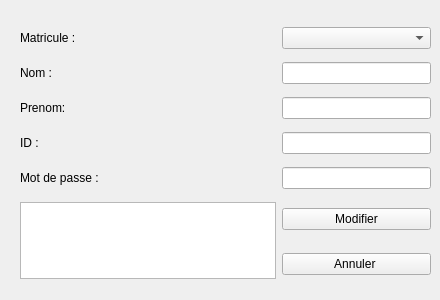
       <widget class="QWidget" name="tab_28">
        <attribute name="title">
         <string>Modifier</string>
        </attribute>
        <widget class="QWidget" name="layoutWidget_11">
         <property name="geometry">
          <rect>
           <x>20</x>
           <y>20</y>
           <width>411</width>
           <height>271</height>
          </rect>
         </property>
         <layout class="QGridLayout" name="gridLayout_12">
          <item row="1" column="0">
           <widget class="QLabel" name="label_64">
            <property name="text">
             <string>Nom : </string>
            </property>
           </widget>
          </item>
          <item row="3" column="1">
           <widget class="QLineEdit" name="Id_10"/>
          </item>
          <item row="1" column="1">
           <widget class="QLineEdit" name="Nom_10"/>
          </item>
          <item row="6" column="0" rowspan="2">
           <widget class="QTextEdit" name="Resultat_12">
            <property name="readOnly">
             <bool>true</bool>
            </property>
           </widget>
          </item>
          <item row="2" column="1">
           <widget class="QLineEdit" name="Prenom_10"/>
          </item>
          <item row="6" column="1">
           <widget class="QPushButton" name="pushButton_28">
            <property name="styleSheet">
             <string notr="true"/>
            </property>
            <property name="text">
             <string>Modifier</string>
            </property>
           </widget>
          </item>
          <item row="4" column="1">
           <widget class="QLineEdit" name="Mot_de_passe_10"/>
          </item>
          <item row="2" column="0">
           <widget class="QLabel" name="label_65">
            <property name="text">
             <string>Prenom: </string>
            </property>
           </widget>
          </item>
          <item row="4" column="0">
           <widget class="QLabel" name="label_66">
            <property name="text">
             <string>Mot de passe : </string>
            </property>
           </widget>
          </item>
          <item row="0" column="1">
           <widget class="QComboBox" name="comboBox_10"/>
          </item>
          <item row="3" column="0">
           <widget class="QLabel" name="label_67">
            <property name="text">
             <string>ID : </string>
            </property>
           </widget>
          </item>
          <item row="0" column="0">
           <widget class="QLabel" name="label_68">
            <property name="text">
             <string>Matricule :</string>
            </property>
           </widget>
          </item>
          <item row="7" column="1">
           <widget class="QPushButton" name="pushButton_29">
            <property name="text">
             <string>Annuler </string>
            </property>
           </widget>
          </item>
         </layout>
        </widget>
       </widget>
